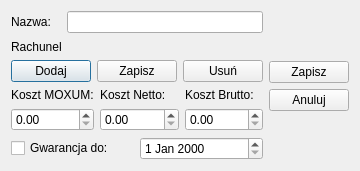
<?xml version="1.0" encoding="UTF-8"?>
<ui version="4.0">
 <class>ItemView</class>
 <widget class="QDialog" name="ItemView">
  <property name="geometry">
   <rect>
    <x>0</x>
    <y>0</y>
    <width>342</width>
    <height>171</height>
   </rect>
  </property>
  <property name="windowTitle">
   <string>Dialog</string>
  </property>
  <layout class="QHBoxLayout" name="horizontalLayout_6">
   <item>
    <layout class="QVBoxLayout" name="verticalLayout_5">
     <item>
      <layout class="QHBoxLayout" name="horizontalLayout">
       <item>
        <widget class="QLabel" name="labelName">
         <property name="minimumSize">
          <size>
           <width>50</width>
           <height>0</height>
          </size>
         </property>
         <property name="text">
          <string>Nazwa:</string>
         </property>
        </widget>
       </item>
       <item>
        <widget class="QLineEdit" name="lineEditName"/>
       </item>
      </layout>
     </item>
     <item>
      <layout class="QHBoxLayout" name="horizontalLayout_2">
       <item>
        <widget class="QLabel" name="labelBill">
         <property name="minimumSize">
          <size>
           <width>50</width>
           <height>0</height>
          </size>
         </property>
         <property name="maximumSize">
          <size>
           <width>50</width>
           <height>16777215</height>
          </size>
         </property>
         <property name="text">
          <string>Rachunek:</string>
         </property>
        </widget>
       </item>
       <item>
        <widget class="QLabel" name="labelBillFileName">
         <property name="text">
          <string/>
         </property>
        </widget>
       </item>
      </layout>
     </item>
     <item>
      <layout class="QHBoxLayout" name="horizontalLayout_5">
       <item>
        <widget class="QPushButton" name="pushButtonBillAdd">
         <property name="text">
          <string>Dodaj</string>
         </property>
        </widget>
       </item>
       <item>
        <widget class="QPushButton" name="pushButtonBillSave">
         <property name="text">
          <string>Zapisz</string>
         </property>
        </widget>
       </item>
       <item>
        <widget class="QPushButton" name="pushButtonBillDelete">
         <property name="text">
          <string>Usuń</string>
         </property>
        </widget>
       </item>
      </layout>
     </item>
     <item>
      <layout class="QHBoxLayout" name="horizontalLayout_3">
       <item>
        <layout class="QVBoxLayout" name="verticalLayout_2">
         <item>
          <widget class="QLabel" name="labelPriceMoxum">
           <property name="text">
            <string>Koszt MOXUM:</string>
           </property>
          </widget>
         </item>
         <item>
          <widget class="QDoubleSpinBox" name="doubleSpinBoxPriceMoxum">
           <property name="maximum">
            <double>999.990000000000009</double>
           </property>
          </widget>
         </item>
        </layout>
       </item>
       <item>
        <layout class="QVBoxLayout" name="verticalLayout_3">
         <item>
          <widget class="QLabel" name="labelPriceNet">
           <property name="text">
            <string>Koszt Netto:</string>
           </property>
          </widget>
         </item>
         <item>
          <widget class="QDoubleSpinBox" name="doubleSpinBoxPriceNet">
           <property name="maximum">
            <double>999.990000000000009</double>
           </property>
          </widget>
         </item>
        </layout>
       </item>
       <item>
        <layout class="QVBoxLayout" name="verticalLayout_4">
         <item>
          <widget class="QLabel" name="labelProceGross">
           <property name="text">
            <string>Koszt Brutto:</string>
           </property>
          </widget>
         </item>
         <item>
          <widget class="QDoubleSpinBox" name="doubleSpinBoxPriceGross">
           <property name="maximum">
            <double>999.990000000000009</double>
           </property>
          </widget>
         </item>
        </layout>
       </item>
      </layout>
     </item>
     <item>
      <layout class="QHBoxLayout" name="horizontalLayout_4">
       <item>
        <widget class="QCheckBox" name="checkBoxWarranty">
         <property name="text">
          <string>Gwarancja do:</string>
         </property>
        </widget>
       </item>
       <item>
        <widget class="QDateEdit" name="dateEditWarrantyTime"/>
       </item>
      </layout>
     </item>
    </layout>
   </item>
   <item>
    <layout class="QVBoxLayout" name="verticalLayout">
     <item>
      <spacer name="verticalSpacer">
       <property name="orientation">
        <enum>Qt::Vertical</enum>
       </property>
       <property name="sizeHint" stdset="0">
        <size>
         <width>20</width>
         <height>40</height>
        </size>
       </property>
      </spacer>
     </item>
     <item>
      <widget class="QPushButton" name="pushButtonSave">
       <property name="text">
        <string>Zapisz</string>
       </property>
      </widget>
     </item>
     <item>
      <widget class="QPushButton" name="pushButtonCancel">
       <property name="text">
        <string>Anuluj</string>
       </property>
      </widget>
     </item>
     <item>
      <spacer name="verticalSpacer_2">
       <property name="orientation">
        <enum>Qt::Vertical</enum>
       </property>
       <property name="sizeHint" stdset="0">
        <size>
         <width>20</width>
         <height>40</height>
        </size>
       </property>
      </spacer>
     </item>
    </layout>
   </item>
  </layout>
 </widget>
 <resources/>
 <connections/>
</ui>
